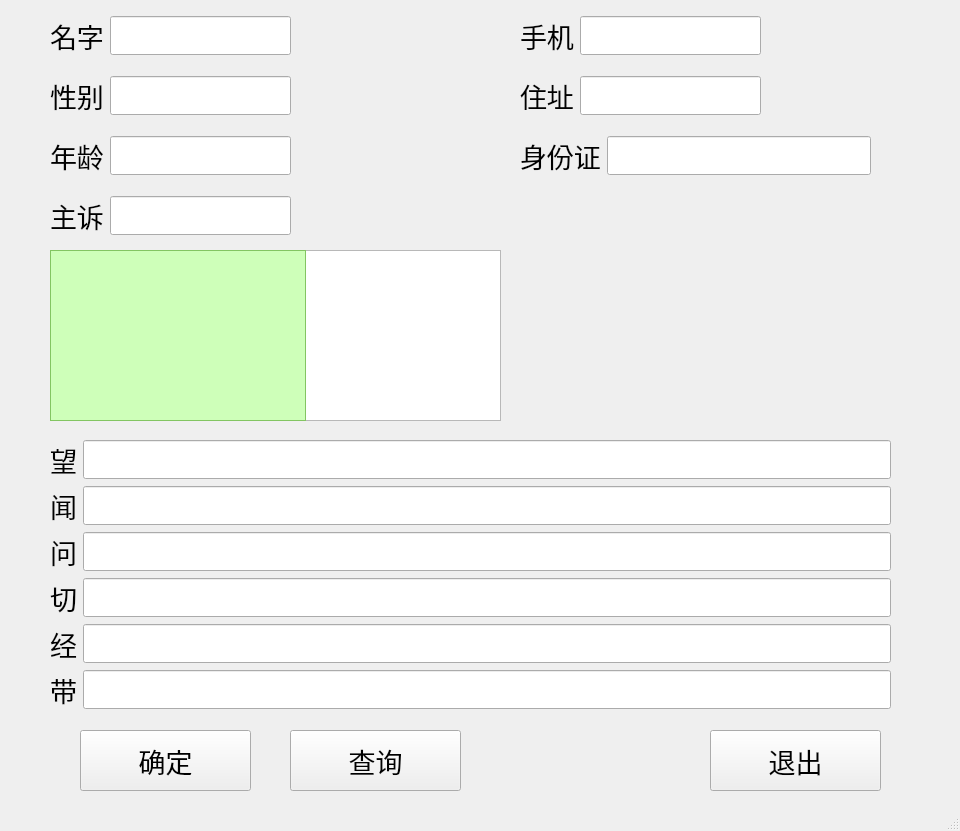
<?xml version="1.0" encoding="UTF-8"?>
<ui version="4.0">
 <class>Information</class>
 <widget class="QMainWindow" name="Information">
  <property name="geometry">
   <rect>
    <x>0</x>
    <y>0</y>
    <width>960</width>
    <height>831</height>
   </rect>
  </property>
  <property name="windowTitle">
   <string>MainWindow</string>
  </property>
  <widget class="QWidget" name="centralwidget">
   <widget class="QPushButton" name="IButtonYes">
    <property name="geometry">
     <rect>
      <x>80</x>
      <y>730</y>
      <width>171</width>
      <height>61</height>
     </rect>
    </property>
    <property name="font">
     <font>
      <pointsize>20</pointsize>
     </font>
    </property>
    <property name="text">
     <string>确定</string>
    </property>
   </widget>
   <widget class="QWidget" name="horizontalLayoutWidget">
    <property name="geometry">
     <rect>
      <x>50</x>
      <y>0</y>
      <width>241</width>
      <height>71</height>
     </rect>
    </property>
    <layout class="QHBoxLayout" name="horizontalLayout">
     <item>
      <widget class="QLabel" name="label">
       <property name="font">
        <font>
         <pointsize>20</pointsize>
        </font>
       </property>
       <property name="text">
        <string>名字</string>
       </property>
      </widget>
     </item>
     <item>
      <widget class="QLineEdit" name="lineName">
       <property name="font">
        <font>
         <pointsize>20</pointsize>
        </font>
       </property>
      </widget>
     </item>
    </layout>
   </widget>
   <widget class="QWidget" name="horizontalLayoutWidget_2">
    <property name="geometry">
     <rect>
      <x>50</x>
      <y>60</y>
      <width>241</width>
      <height>71</height>
     </rect>
    </property>
    <layout class="QHBoxLayout" name="horizontalLayout_2">
     <item>
      <widget class="QLabel" name="label_9">
       <property name="font">
        <font>
         <pointsize>20</pointsize>
        </font>
       </property>
       <property name="text">
        <string>性别</string>
       </property>
      </widget>
     </item>
     <item>
      <widget class="QLineEdit" name="lineGender">
       <property name="font">
        <font>
         <pointsize>20</pointsize>
        </font>
       </property>
      </widget>
     </item>
    </layout>
   </widget>
   <widget class="QWidget" name="horizontalLayoutWidget_3">
    <property name="geometry">
     <rect>
      <x>50</x>
      <y>120</y>
      <width>241</width>
      <height>71</height>
     </rect>
    </property>
    <layout class="QHBoxLayout" name="horizontalLayout_3">
     <item>
      <widget class="QLabel" name="label_10">
       <property name="font">
        <font>
         <pointsize>20</pointsize>
        </font>
       </property>
       <property name="text">
        <string>年龄</string>
       </property>
      </widget>
     </item>
     <item>
      <widget class="QLineEdit" name="lineAge">
       <property name="font">
        <font>
         <pointsize>20</pointsize>
        </font>
       </property>
      </widget>
     </item>
    </layout>
   </widget>
   <widget class="QWidget" name="horizontalLayoutWidget_4">
    <property name="geometry">
     <rect>
      <x>520</x>
      <y>0</y>
      <width>241</width>
      <height>71</height>
     </rect>
    </property>
    <layout class="QHBoxLayout" name="horizontalLayout_4">
     <item>
      <widget class="QLabel" name="label_11">
       <property name="font">
        <font>
         <pointsize>20</pointsize>
        </font>
       </property>
       <property name="text">
        <string>手机</string>
       </property>
      </widget>
     </item>
     <item>
      <widget class="QLineEdit" name="linePhone">
       <property name="font">
        <font>
         <pointsize>20</pointsize>
        </font>
       </property>
      </widget>
     </item>
    </layout>
   </widget>
   <widget class="QWidget" name="horizontalLayoutWidget_5">
    <property name="geometry">
     <rect>
      <x>520</x>
      <y>60</y>
      <width>241</width>
      <height>71</height>
     </rect>
    </property>
    <layout class="QHBoxLayout" name="horizontalLayout_5">
     <item>
      <widget class="QLabel" name="label_12">
       <property name="font">
        <font>
         <pointsize>20</pointsize>
        </font>
       </property>
       <property name="text">
        <string>住址</string>
       </property>
      </widget>
     </item>
     <item>
      <widget class="QLineEdit" name="lineAddress">
       <property name="font">
        <font>
         <pointsize>20</pointsize>
        </font>
       </property>
      </widget>
     </item>
    </layout>
   </widget>
   <widget class="QWidget" name="horizontalLayoutWidget_6">
    <property name="geometry">
     <rect>
      <x>520</x>
      <y>120</y>
      <width>351</width>
      <height>71</height>
     </rect>
    </property>
    <layout class="QHBoxLayout" name="horizontalLayout_6">
     <item>
      <widget class="QLabel" name="label_13">
       <property name="font">
        <font>
         <pointsize>20</pointsize>
        </font>
       </property>
       <property name="text">
        <string>身份证</string>
       </property>
      </widget>
     </item>
     <item>
      <widget class="QLineEdit" name="lineIdentitynum">
       <property name="font">
        <font>
         <pointsize>20</pointsize>
        </font>
       </property>
      </widget>
     </item>
    </layout>
   </widget>
   <widget class="QWidget" name="horizontalLayoutWidget_7">
    <property name="geometry">
     <rect>
      <x>50</x>
      <y>180</y>
      <width>241</width>
      <height>71</height>
     </rect>
    </property>
    <layout class="QHBoxLayout" name="horizontalLayout_7">
     <item>
      <widget class="QLabel" name="label_14">
       <property name="font">
        <font>
         <pointsize>20</pointsize>
        </font>
       </property>
       <property name="text">
        <string>主诉</string>
       </property>
      </widget>
     </item>
     <item>
      <widget class="QLineEdit" name="lineSymptom">
       <property name="font">
        <font>
         <pointsize>20</pointsize>
        </font>
       </property>
      </widget>
     </item>
    </layout>
   </widget>
   <widget class="QPushButton" name="IButtonInquire">
    <property name="geometry">
     <rect>
      <x>290</x>
      <y>730</y>
      <width>171</width>
      <height>61</height>
     </rect>
    </property>
    <property name="font">
     <font>
      <pointsize>20</pointsize>
     </font>
    </property>
    <property name="text">
     <string>查询</string>
    </property>
   </widget>
   <widget class="QPushButton" name="IButtonOut">
    <property name="geometry">
     <rect>
      <x>710</x>
      <y>730</y>
      <width>171</width>
      <height>61</height>
     </rect>
    </property>
    <property name="font">
     <font>
      <pointsize>20</pointsize>
     </font>
    </property>
    <property name="text">
     <string>退出</string>
    </property>
   </widget>
   <widget class="QTableWidget" name="option">
    <property name="geometry">
     <rect>
      <x>50</x>
      <y>250</y>
      <width>256</width>
      <height>171</height>
     </rect>
    </property>
    <property name="palette">
     <palette>
      <active>
       <colorrole role="WindowText">
        <brush brushstyle="SolidPattern">
         <color alpha="255">
          <red>0</red>
          <green>0</green>
          <blue>0</blue>
         </color>
        </brush>
       </colorrole>
       <colorrole role="Button">
        <brush brushstyle="SolidPattern">
         <color alpha="255">
          <red>170</red>
          <green>255</green>
          <blue>127</blue>
         </color>
        </brush>
       </colorrole>
       <colorrole role="Light">
        <brush brushstyle="SolidPattern">
         <color alpha="255">
          <red>84</red>
          <green>238</green>
          <blue>255</blue>
         </color>
        </brush>
       </colorrole>
       <colorrole role="Midlight">
        <brush brushstyle="SolidPattern">
         <color alpha="255">
          <red>212</red>
          <green>255</green>
          <blue>191</blue>
         </color>
        </brush>
       </colorrole>
       <colorrole role="Dark">
        <brush brushstyle="SolidPattern">
         <color alpha="255">
          <red>85</red>
          <green>127</green>
          <blue>63</blue>
         </color>
        </brush>
       </colorrole>
       <colorrole role="Mid">
        <brush brushstyle="SolidPattern">
         <color alpha="255">
          <red>113</red>
          <green>170</green>
          <blue>84</blue>
         </color>
        </brush>
       </colorrole>
       <colorrole role="Text">
        <brush brushstyle="SolidPattern">
         <color alpha="255">
          <red>0</red>
          <green>0</green>
          <blue>0</blue>
         </color>
        </brush>
       </colorrole>
       <colorrole role="BrightText">
        <brush brushstyle="SolidPattern">
         <color alpha="255">
          <red>255</red>
          <green>255</green>
          <blue>255</blue>
         </color>
        </brush>
       </colorrole>
       <colorrole role="ButtonText">
        <brush brushstyle="SolidPattern">
         <color alpha="255">
          <red>0</red>
          <green>0</green>
          <blue>0</blue>
         </color>
        </brush>
       </colorrole>
       <colorrole role="Base">
        <brush brushstyle="SolidPattern">
         <color alpha="255">
          <red>206</red>
          <green>255</green>
          <blue>185</blue>
         </color>
        </brush>
       </colorrole>
       <colorrole role="Window">
        <brush brushstyle="SolidPattern">
         <color alpha="255">
          <red>170</red>
          <green>255</green>
          <blue>127</blue>
         </color>
        </brush>
       </colorrole>
       <colorrole role="Shadow">
        <brush brushstyle="SolidPattern">
         <color alpha="255">
          <red>0</red>
          <green>0</green>
          <blue>0</blue>
         </color>
        </brush>
       </colorrole>
       <colorrole role="AlternateBase">
        <brush brushstyle="SolidPattern">
         <color alpha="255">
          <red>212</red>
          <green>255</green>
          <blue>191</blue>
         </color>
        </brush>
       </colorrole>
       <colorrole role="ToolTipBase">
        <brush brushstyle="SolidPattern">
         <color alpha="255">
          <red>255</red>
          <green>255</green>
          <blue>220</blue>
         </color>
        </brush>
       </colorrole>
       <colorrole role="ToolTipText">
        <brush brushstyle="SolidPattern">
         <color alpha="255">
          <red>0</red>
          <green>0</green>
          <blue>0</blue>
         </color>
        </brush>
       </colorrole>
      </active>
      <inactive>
       <colorrole role="WindowText">
        <brush brushstyle="SolidPattern">
         <color alpha="255">
          <red>0</red>
          <green>0</green>
          <blue>0</blue>
         </color>
        </brush>
       </colorrole>
       <colorrole role="Button">
        <brush brushstyle="SolidPattern">
         <color alpha="255">
          <red>170</red>
          <green>255</green>
          <blue>127</blue>
         </color>
        </brush>
       </colorrole>
       <colorrole role="Light">
        <brush brushstyle="SolidPattern">
         <color alpha="255">
          <red>84</red>
          <green>238</green>
          <blue>255</blue>
         </color>
        </brush>
       </colorrole>
       <colorrole role="Midlight">
        <brush brushstyle="SolidPattern">
         <color alpha="255">
          <red>212</red>
          <green>255</green>
          <blue>191</blue>
         </color>
        </brush>
       </colorrole>
       <colorrole role="Dark">
        <brush brushstyle="SolidPattern">
         <color alpha="255">
          <red>85</red>
          <green>127</green>
          <blue>63</blue>
         </color>
        </brush>
       </colorrole>
       <colorrole role="Mid">
        <brush brushstyle="SolidPattern">
         <color alpha="255">
          <red>113</red>
          <green>170</green>
          <blue>84</blue>
         </color>
        </brush>
       </colorrole>
       <colorrole role="Text">
        <brush brushstyle="SolidPattern">
         <color alpha="255">
          <red>0</red>
          <green>0</green>
          <blue>0</blue>
         </color>
        </brush>
       </colorrole>
       <colorrole role="BrightText">
        <brush brushstyle="SolidPattern">
         <color alpha="255">
          <red>255</red>
          <green>255</green>
          <blue>255</blue>
         </color>
        </brush>
       </colorrole>
       <colorrole role="ButtonText">
        <brush brushstyle="SolidPattern">
         <color alpha="255">
          <red>0</red>
          <green>0</green>
          <blue>0</blue>
         </color>
        </brush>
       </colorrole>
       <colorrole role="Base">
        <brush brushstyle="SolidPattern">
         <color alpha="255">
          <red>206</red>
          <green>255</green>
          <blue>185</blue>
         </color>
        </brush>
       </colorrole>
       <colorrole role="Window">
        <brush brushstyle="SolidPattern">
         <color alpha="255">
          <red>170</red>
          <green>255</green>
          <blue>127</blue>
         </color>
        </brush>
       </colorrole>
       <colorrole role="Shadow">
        <brush brushstyle="SolidPattern">
         <color alpha="255">
          <red>0</red>
          <green>0</green>
          <blue>0</blue>
         </color>
        </brush>
       </colorrole>
       <colorrole role="AlternateBase">
        <brush brushstyle="SolidPattern">
         <color alpha="255">
          <red>212</red>
          <green>255</green>
          <blue>191</blue>
         </color>
        </brush>
       </colorrole>
       <colorrole role="ToolTipBase">
        <brush brushstyle="SolidPattern">
         <color alpha="255">
          <red>255</red>
          <green>255</green>
          <blue>220</blue>
         </color>
        </brush>
       </colorrole>
       <colorrole role="ToolTipText">
        <brush brushstyle="SolidPattern">
         <color alpha="255">
          <red>0</red>
          <green>0</green>
          <blue>0</blue>
         </color>
        </brush>
       </colorrole>
      </inactive>
      <disabled>
       <colorrole role="WindowText">
        <brush brushstyle="SolidPattern">
         <color alpha="255">
          <red>85</red>
          <green>127</green>
          <blue>63</blue>
         </color>
        </brush>
       </colorrole>
       <colorrole role="Button">
        <brush brushstyle="SolidPattern">
         <color alpha="255">
          <red>170</red>
          <green>255</green>
          <blue>127</blue>
         </color>
        </brush>
       </colorrole>
       <colorrole role="Light">
        <brush brushstyle="SolidPattern">
         <color alpha="255">
          <red>84</red>
          <green>238</green>
          <blue>255</blue>
         </color>
        </brush>
       </colorrole>
       <colorrole role="Midlight">
        <brush brushstyle="SolidPattern">
         <color alpha="255">
          <red>212</red>
          <green>255</green>
          <blue>191</blue>
         </color>
        </brush>
       </colorrole>
       <colorrole role="Dark">
        <brush brushstyle="SolidPattern">
         <color alpha="255">
          <red>85</red>
          <green>127</green>
          <blue>63</blue>
         </color>
        </brush>
       </colorrole>
       <colorrole role="Mid">
        <brush brushstyle="SolidPattern">
         <color alpha="255">
          <red>113</red>
          <green>170</green>
          <blue>84</blue>
         </color>
        </brush>
       </colorrole>
       <colorrole role="Text">
        <brush brushstyle="SolidPattern">
         <color alpha="255">
          <red>85</red>
          <green>127</green>
          <blue>63</blue>
         </color>
        </brush>
       </colorrole>
       <colorrole role="BrightText">
        <brush brushstyle="SolidPattern">
         <color alpha="255">
          <red>255</red>
          <green>255</green>
          <blue>255</blue>
         </color>
        </brush>
       </colorrole>
       <colorrole role="ButtonText">
        <brush brushstyle="SolidPattern">
         <color alpha="255">
          <red>85</red>
          <green>127</green>
          <blue>63</blue>
         </color>
        </brush>
       </colorrole>
       <colorrole role="Base">
        <brush brushstyle="SolidPattern">
         <color alpha="255">
          <red>170</red>
          <green>255</green>
          <blue>127</blue>
         </color>
        </brush>
       </colorrole>
       <colorrole role="Window">
        <brush brushstyle="SolidPattern">
         <color alpha="255">
          <red>170</red>
          <green>255</green>
          <blue>127</blue>
         </color>
        </brush>
       </colorrole>
       <colorrole role="Shadow">
        <brush brushstyle="SolidPattern">
         <color alpha="255">
          <red>0</red>
          <green>0</green>
          <blue>0</blue>
         </color>
        </brush>
       </colorrole>
       <colorrole role="AlternateBase">
        <brush brushstyle="SolidPattern">
         <color alpha="255">
          <red>170</red>
          <green>255</green>
          <blue>127</blue>
         </color>
        </brush>
       </colorrole>
       <colorrole role="ToolTipBase">
        <brush brushstyle="SolidPattern">
         <color alpha="255">
          <red>255</red>
          <green>255</green>
          <blue>220</blue>
         </color>
        </brush>
       </colorrole>
       <colorrole role="ToolTipText">
        <brush brushstyle="SolidPattern">
         <color alpha="255">
          <red>0</red>
          <green>0</green>
          <blue>0</blue>
         </color>
        </brush>
       </colorrole>
      </disabled>
     </palette>
    </property>
    <property name="editTriggers">
     <set>QAbstractItemView::NoEditTriggers</set>
    </property>
    <attribute name="horizontalHeaderVisible">
     <bool>false</bool>
    </attribute>
    <attribute name="verticalHeaderVisible">
     <bool>false</bool>
    </attribute>
   </widget>
   <widget class="QWidget" name="layoutWidget">
    <property name="geometry">
     <rect>
      <x>50</x>
      <y>440</y>
      <width>841</width>
      <height>289</height>
     </rect>
    </property>
    <layout class="QFormLayout" name="formLayout">
     <item row="0" column="0">
      <widget class="QLabel" name="label_8">
       <property name="font">
        <font>
         <pointsize>20</pointsize>
        </font>
       </property>
       <property name="text">
        <string>望</string>
       </property>
      </widget>
     </item>
     <item row="0" column="1">
      <widget class="QLineEdit" name="lineLook">
       <property name="font">
        <font>
         <pointsize>20</pointsize>
        </font>
       </property>
      </widget>
     </item>
     <item row="1" column="0">
      <widget class="QLabel" name="label_15">
       <property name="font">
        <font>
         <pointsize>20</pointsize>
        </font>
       </property>
       <property name="text">
        <string>闻</string>
       </property>
      </widget>
     </item>
     <item row="1" column="1">
      <widget class="QLineEdit" name="lineListen">
       <property name="font">
        <font>
         <pointsize>20</pointsize>
        </font>
       </property>
      </widget>
     </item>
     <item row="2" column="0">
      <widget class="QLabel" name="label_16">
       <property name="font">
        <font>
         <pointsize>20</pointsize>
        </font>
       </property>
       <property name="text">
        <string>问</string>
       </property>
      </widget>
     </item>
     <item row="2" column="1">
      <widget class="QLineEdit" name="lineQuestion">
       <property name="font">
        <font>
         <pointsize>20</pointsize>
        </font>
       </property>
      </widget>
     </item>
     <item row="3" column="0">
      <widget class="QLabel" name="label_17">
       <property name="font">
        <font>
         <pointsize>20</pointsize>
        </font>
       </property>
       <property name="text">
        <string>切</string>
       </property>
      </widget>
     </item>
     <item row="3" column="1">
      <widget class="QLineEdit" name="lineFeel">
       <property name="font">
        <font>
         <pointsize>20</pointsize>
        </font>
       </property>
      </widget>
     </item>
     <item row="4" column="0">
      <widget class="QLabel" name="label_18">
       <property name="font">
        <font>
         <pointsize>20</pointsize>
        </font>
       </property>
       <property name="text">
        <string>经</string>
       </property>
      </widget>
     </item>
     <item row="4" column="1">
      <widget class="QLineEdit" name="lineMenstruation">
       <property name="font">
        <font>
         <pointsize>20</pointsize>
        </font>
       </property>
      </widget>
     </item>
     <item row="5" column="0">
      <widget class="QLabel" name="label_19">
       <property name="font">
        <font>
         <pointsize>20</pointsize>
        </font>
       </property>
       <property name="text">
        <string>带</string>
       </property>
      </widget>
     </item>
     <item row="5" column="1">
      <widget class="QLineEdit" name="lineLeucorrhoea">
       <property name="font">
        <font>
         <pointsize>20</pointsize>
        </font>
       </property>
      </widget>
     </item>
    </layout>
   </widget>
   <widget class="QTableWidget" name="tablewidgetMainSymptom">
    <property name="geometry">
     <rect>
      <x>50</x>
      <y>250</y>
      <width>451</width>
      <height>171</height>
     </rect>
    </property>
    <attribute name="horizontalHeaderVisible">
     <bool>false</bool>
    </attribute>
    <attribute name="verticalHeaderVisible">
     <bool>false</bool>
    </attribute>
   </widget>
   <zorder>IButtonYes</zorder>
   <zorder>horizontalLayoutWidget</zorder>
   <zorder>horizontalLayoutWidget_2</zorder>
   <zorder>horizontalLayoutWidget_3</zorder>
   <zorder>horizontalLayoutWidget_4</zorder>
   <zorder>horizontalLayoutWidget_5</zorder>
   <zorder>horizontalLayoutWidget_6</zorder>
   <zorder>horizontalLayoutWidget_7</zorder>
   <zorder>IButtonInquire</zorder>
   <zorder>IButtonOut</zorder>
   <zorder>layoutWidget</zorder>
   <zorder>tablewidgetMainSymptom</zorder>
   <zorder>option</zorder>
  </widget>
  <widget class="QMenuBar" name="menubar">
   <property name="geometry">
    <rect>
     <x>0</x>
     <y>0</y>
     <width>960</width>
     <height>25</height>
    </rect>
   </property>
  </widget>
  <widget class="QStatusBar" name="statusbar"/>
 </widget>
 <resources/>
 <connections/>
</ui>
